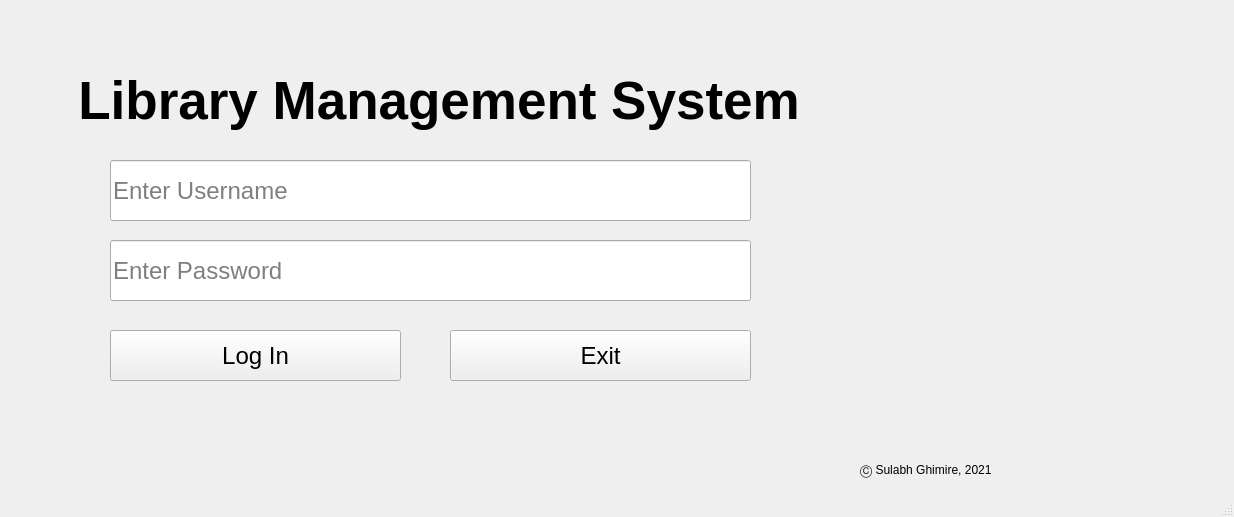
<?xml version="1.0" encoding="UTF-8"?>
<ui version="4.0">
 <class>MainWindow</class>
 <widget class="QMainWindow" name="MainWindow">
  <property name="enabled">
   <bool>true</bool>
  </property>
  <property name="geometry">
   <rect>
    <x>0</x>
    <y>0</y>
    <width>1234</width>
    <height>517</height>
   </rect>
  </property>
  <property name="windowTitle">
   <string>MainWindow</string>
  </property>
  <widget class="QWidget" name="centralwidget">
   <widget class="QLabel" name="label_3">
    <property name="geometry">
     <rect>
      <x>110</x>
      <y>400</y>
      <width>911</width>
      <height>31</height>
     </rect>
    </property>
    <property name="font">
     <font>
      <pointsize>13</pointsize>
     </font>
    </property>
    <property name="text">
     <string/>
    </property>
   </widget>
   <widget class="QPushButton" name="pushButton">
    <property name="geometry">
     <rect>
      <x>110</x>
      <y>330</y>
      <width>291</width>
      <height>51</height>
     </rect>
    </property>
    <property name="font">
     <font>
      <pointsize>18</pointsize>
     </font>
    </property>
    <property name="text">
     <string>Log In</string>
    </property>
   </widget>
   <widget class="QLineEdit" name="lineEdit">
    <property name="geometry">
     <rect>
      <x>110</x>
      <y>160</y>
      <width>641</width>
      <height>61</height>
     </rect>
    </property>
    <property name="font">
     <font>
      <pointsize>18</pointsize>
     </font>
    </property>
    <property name="text">
     <string/>
    </property>
    <property name="placeholderText">
     <string>Enter Username</string>
    </property>
   </widget>
   <widget class="QLineEdit" name="lineEdit_2">
    <property name="geometry">
     <rect>
      <x>110</x>
      <y>240</y>
      <width>641</width>
      <height>61</height>
     </rect>
    </property>
    <property name="font">
     <font>
      <pointsize>18</pointsize>
     </font>
    </property>
    <property name="text">
     <string/>
    </property>
    <property name="echoMode">
     <enum>QLineEdit::Password</enum>
    </property>
    <property name="placeholderText">
     <string>Enter Password</string>
    </property>
   </widget>
   <widget class="QLabel" name="label">
    <property name="geometry">
     <rect>
      <x>-10</x>
      <y>50</y>
      <width>1111</width>
      <height>101</height>
     </rect>
    </property>
    <property name="font">
     <font>
      <pointsize>40</pointsize>
      <bold>true</bold>
     </font>
    </property>
    <property name="text">
     <string>      Library Management System</string>
    </property>
   </widget>
   <widget class="QLabel" name="label_2">
    <property name="geometry">
     <rect>
      <x>860</x>
      <y>460</y>
      <width>171</width>
      <height>20</height>
     </rect>
    </property>
    <property name="text">
     <string>Ⓒ Sulabh Ghimire, 2021</string>
    </property>
   </widget>
   <widget class="QPushButton" name="pushButton_2">
    <property name="geometry">
     <rect>
      <x>450</x>
      <y>330</y>
      <width>301</width>
      <height>51</height>
     </rect>
    </property>
    <property name="font">
     <font>
      <pointsize>18</pointsize>
     </font>
    </property>
    <property name="text">
     <string>Exit</string>
    </property>
   </widget>
  </widget>
  <widget class="QStatusBar" name="statusbar"/>
 </widget>
 <resources>
  <include location="icons.qrc"/>
 </resources>
 <connections/>
</ui>
